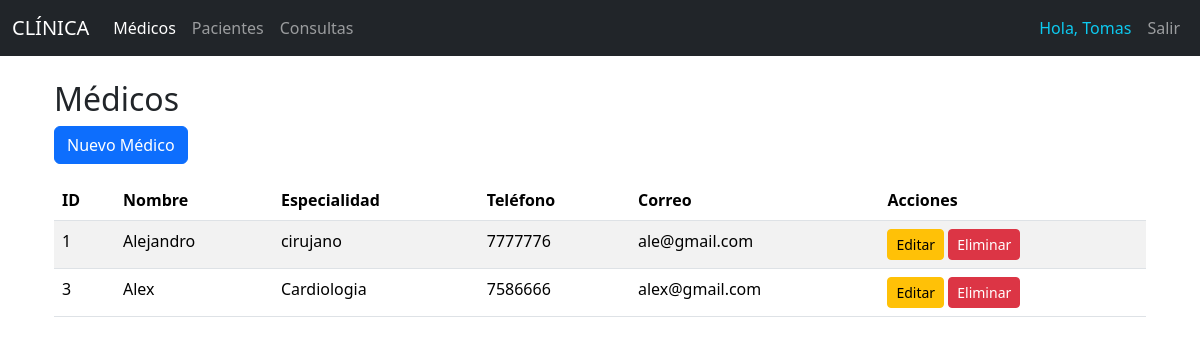
The page /medicos/ (signed in) on the database as committed earlier.
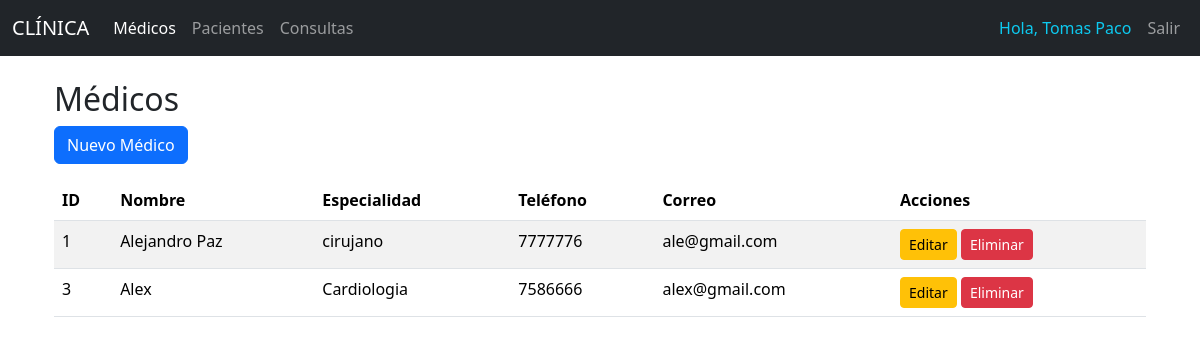
The same page on the database as committed later.
### models/medico_model.py (models this page shows, shortened)
class Medico(db.Model):
    __tablename__ = "medicos"
    id = db.Column(db.Integer, primary_key=True)
    nombre = db.Column(db.String(80), nullable=False)
    especialidad = db.Column(db.String(100), nullable=False)
    telefono = db.Column(db.String(20), nullable=False)
    correo = db.Column(db.String(100), nullable=False)
    consultas = db.relationship('Consulta', back_populates='medico', cascade="all, delete-orphan")
    @staticmethod
    def get_all():
        return Medico.query.all()
    def delete(self):
        db.session.delete(self)
        db.session.commit()

### controllers/medico_controller.py (the view)
@medico_bp.route("/")
@login_required  # Proteger esta ruta
def index():
    medicos = Medico.get_all()
    return medico_view.list(medicos)

### run.py (called while the page is built)
@app.context_processor
def inject_active_path():
    def is_active(path):
        return 'active' if request.path == path else ''
    return(dict(is_active = is_active))

### view/medico_view.py (called while the page is built)
def list(medicos):
    return render_template('medicos/index.html', medicos=medicos)

### templates/medicos/index.html (shortened to what this page needs)
{% extends "base.html" %}
{% block content %}
<div class="container">
    <h2>Médicos</h2>
    <a href="{{ url_for('medico.create') }}" class="btn btn-primary mb-3">Nuevo Médico</a>
    <table class="table table-striped">
        <thead>
            <tr>
                <th>ID</th>
                <th>Nombre</th>
                <th>Especialidad</th>
                <th>Teléfono</th>
                <th>Correo</th>
                <th>Acciones</th>
            </tr>
        </thead>
        <tbody>
            {% for medico in medicos %}
            <tr>
                <td>{{ medico.id }}</td>
                <td>{{ medico.nombre }}</td>
                <td>{{ medico.especialidad }}</td>
                <td>{{ medico.telefono }}</td>
                <td>{{ medico.correo }}</td>
                <td>
                    <a href="{{ url_for('medico.edit', id=medico.id) }}" class="btn btn-sm btn-warning">Editar</a>
                    <a href="{{ url_for('medico.delete', id=medico.id) }}" class="btn btn-sm btn-danger" onclick="return confirm('Estás seguro de eliminar ?')">Eliminar</a>
                </td>
            </tr>
            {% endfor %}
        </tbody>
    </table>
</div>
{% endblock %}

Rows that differ between the two databases and show on the page:
changed Medico "cirujano": nombre "Alejandro" → "Alejandro Paz"
Other text that changed with them:
{{ session.user_name }}: "Tomas" → "Tomas Paco"
